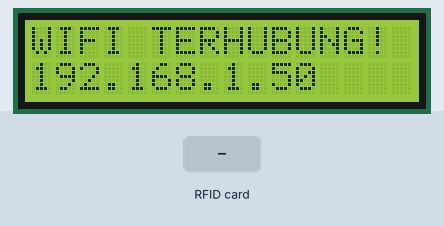
Recording of a program running on a simulated ESP32. Shown: 16×2 character LCD. Inputs (shaded band) come from the test bench. WiFi joins after 1.5 s; servers stay silent unless stated; random numbers use the default seed unless the program sets one; no MQTT or app messages arrive unless stated; what the program prints to the serial monitor is not drawn.

Above: at 1.8 s.
At 4.4 s:
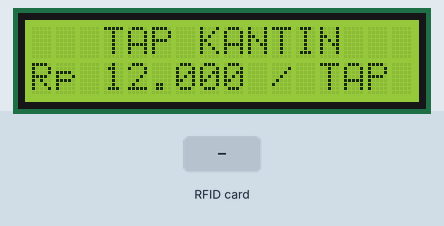
4.5 s: RFID card 5E 7A 19 C4 held to the reader
At 5.5 s:
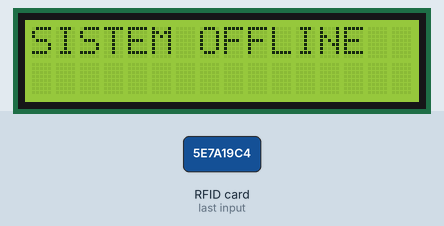
7.5 s: RFID card 5E 7A 19 C4 held to the reader
At 8.2 s:
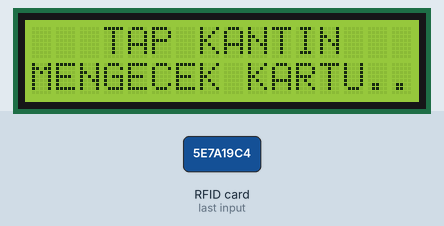
Timing chart, 0 to 10.5 s (numbered marks = the images above; inputs shaded):
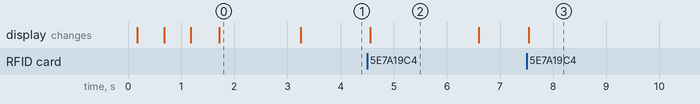

Measured:
- after the input at 4.5 s, the display: changes after 0.06 s (image 2)
- after the input at 7.5 s, the display: changes at once (image 3)
- what the display in image 0 shows lasts 1.5 s, from 1.7 s to 3.2 s
- what the display in image 2 shows lasts 2.0 s, from 4.6 s to 6.6 s

The program:

main.cpp
```cpp
/*
 * TITIK 3: KANTIN (Single RFID Reader for Flat 12K Purchases) - PlatformIO Source
 * ----------------------------------------------------------------------------
 * Hardware: ESP32 DevKit v1
 *
 * RFID RC-522:
 * - SDA (SS)  -> GPIO 5
 * - RST       -> GPIO 4
 * - SCK       -> GPIO 18
 * - MOSI      -> GPIO 23
 * - MISO      -> GPIO 19
 *
 * LCD I2C (16x2):
 * - SDA       -> GPIO 21
 * - SCL       -> GPIO 22
 */

#include <Arduino.h>
#include <WiFi.h>
#include <SPI.h>
#include <MFRC522.h>
#include <Wire.h>
#include <LiquidCrystal_I2C.h>
#include <PubSubClient.h>
#include <ArduinoJson.h>

// --- WIFI & MQTT CONFIG ---
const char* ssid = "NAMA_WIFI_ANDA";         // Ganti dengan SSID Wi-Fi Anda
const char* password = "PASSWORD_WIFI_ANDA"; // Ganti dengan password Wi-Fi Anda
const char* mqtt_server = "broker.hivemq.com";
const int mqtt_port = 1883;

// Topic MQTT
const char* topic_tap = "taptrack/kantin/tap";
const char* topic_command = "taptrack/kantin/command";

// --- PIN DEFINITIONS ---
#define SS_PIN   5
#define RST_PIN  4 // Sesuai diagram wiring Kantin: RST terhubung ke D4!

// --- DEVICE INITIALIZATION ---
MFRC522 mfrc522(SS_PIN, RST_PIN);
LiquidCrystal_I2C lcd(0x27, 16, 2);

WiFiClient espClient;
PubSubClient mqttClient(espClient);

unsigned long lastMqttReconnectAttempt = 0;

// --- FUNCTION DECLARATIONS ---
void setup_wifi();
bool reconnectMqtt();
void mqttCallback(char* topic, byte* payload, unsigned int length);
void handleRfidScan();
void tampilkanStandby();

void setup() {
  Serial.begin(115200);

  // SPI Bus & RFID
  SPI.begin();
  mfrc522.PCD_Init();

  // LCD
  lcd.init();
  lcd.backlight();
  tampilkanStandby();

  // WiFi & MQTT
  setup_wifi();
  mqttClient.setServer(mqtt_server, mqtt_port);
  mqttClient.setCallback(mqttCallback);
}

void loop() {
  // Reconnect MQTT non-blocking
  if (!mqttClient.connected()) {
    unsigned long now = millis();
    if (now - lastMqttReconnectAttempt > 5000) {
      lastMqttReconnectAttempt = now;
      if (reconnectMqtt()) {
        lastMqttReconnectAttempt = 0;
      }
    }
  } else {
    mqttClient.loop();
  }

  // Scan RFID
  if (mfrc522.PICC_IsNewCardPresent() && mfrc522.PICC_ReadCardSerial()) {
    handleRfidScan();
  }
}

void setup_wifi() {
  delay(10);
  Serial.print("Connecting to wifi: ");
  Serial.println(ssid);

  lcd.clear();
  lcd.setCursor(0, 0);
  lcd.print("MENYAMBUNG WIFI ");

  WiFi.begin(ssid, password);
  int counter = 0;
  while (WiFi.status() != WL_CONNECTED && counter < 30) {
    delay(500);
    Serial.print(".");
    lcd.setCursor(counter % 16, 1);
    lcd.print(".");
    counter++;
  }

  if (WiFi.status() == WL_CONNECTED) {
    Serial.println("\nWi-Fi connected!");
    lcd.clear();
    lcd.setCursor(0, 0);
    lcd.print("WIFI TERHUBUNG! ");
    lcd.setCursor(0, 1);
    lcd.print(WiFi.localIP().toString());
    delay(1500);
  } else {
    lcd.clear();
    lcd.setCursor(0, 0);
    lcd.print("WIFI OFFLINE    ");
    delay(1500);
  }
  tampilkanStandby();
}

bool reconnectMqtt() {
  Serial.print("Connecting to MQTT...");
  String clientId = "ESP32Kantin-" + String(random(0xffff), HEX);
  if (mqttClient.connect(clientId.c_str())) {
    Serial.println("connected!");
    mqttClient.subscribe(topic_command);
    return true;
  } else {
    Serial.print("failed, rc=");
    Serial.println(mqttClient.state());
    return false;
  }
}

void mqttCallback(char* topic, byte* payload, unsigned int length) {
  String msg = "";
  for (unsigned int i = 0; i < length; i++) {
    msg += (char)payload[i];
  }
  Serial.println("Message: " + msg);

  StaticJsonDocument<256> doc;
  DeserializationError error = deserializeJson(doc, msg);
  if (error) return;

  String status = doc["status"] | "";

  // 1. Transaksi Sukses
  if (status == "success") {
    String name = doc["name"] | "KARYAWAN";
    String info = doc["info"] | "Sukses";

    lcd.clear();
    lcd.setCursor(0, 0);
    lcd.print("TRANSAKSI SUKSES");

    // Tampilkan info transaksi (misal: "Tap Jajan ke-3" atau Nama)
    if (info.length() > 16) {
      info = info.substring(0, 16);
    }
    lcd.setCursor(0, 1);
    lcd.print(info);

    delay(3000);
    tampilkanStandby();
  }

  // 2. Kartu Asing / Error
  else if (status == "error") {
    String uid = doc["uid"] | "UNKNOWN";
    lcd.clear();
    lcd.setCursor(0, 0);
    lcd.print(" KARTU ASING!  ");
    lcd.setCursor(0, 1);
    lcd.print(uid);

    delay(2500);
    tampilkanStandby();
  }
}

void handleRfidScan() {
  String strUID = "";
  for (byte i = 0; i < mfrc522.uid.size; i++) {
    strUID += String(mfrc522.uid.uidByte[i] < 0x10 ? "0" : "");
    strUID += String(mfrc522.uid.uidByte[i], HEX);
    if (i < mfrc522.uid.size - 1) strUID += " ";
  }
  strUID.toUpperCase();

  Serial.println("Scan Kantin: " + strUID);

  lcd.clear();
  lcd.setCursor(0, 0);
  lcd.print("   TAP KANTIN   ");
  lcd.setCursor(0, 1);
  lcd.print("MENGECEK KARTU...");

  if (mqttClient.connected()) {
    StaticJsonDocument<128> doc;
    doc["uid"] = strUID;

    char buffer[128];
    serializeJson(doc, buffer);
    mqttClient.publish(topic_tap, buffer);
  } else {
    lcd.clear();
    lcd.setCursor(0, 0);
    lcd.print("SISTEM OFFLINE  ");
    delay(2000);
    tampilkanStandby();
  }

  mfrc522.PICC_HaltA();
  mfrc522.PCD_StopCrypto1();
}

void tampilkanStandby() {
  lcd.clear();
  lcd.setCursor(0, 0);
  lcd.print("   TAP KANTIN   ");
  lcd.setCursor(0, 1);
  lcd.print("Rp 12.000 / TAP ");
}
```
